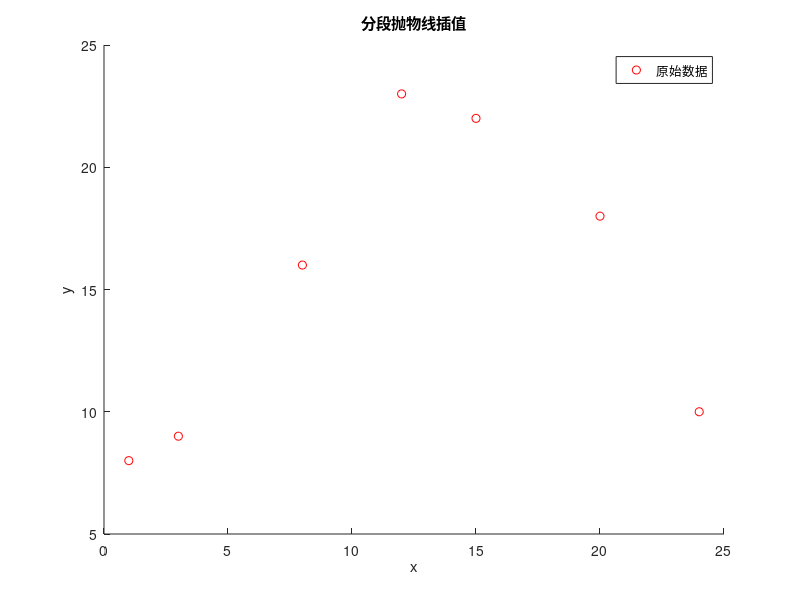

MATLAB code to generate this figure: (Note: this script raises an error after producing the figure.)
x = [1 3 8 12 15 20 24];
y = [8 9 16 23 22 18 10];

% 绘制原始数据和插值结果
hold on;
for i = 1:length(x)
    plot(x(i),y(i),'ro');
end
xlabel('x');
ylabel('y');
title('分段抛物线插值');
legend('原始数据');
hold off;

% 绘制分段插值的分段
hold on;
xx = linspace(x(1), x(length(x)), 1000000);
for i = 1:length(xx)
    yy(i) = fenduanpaowu(x, y, xx(i));
end
plot(xx,yy,'r--');
hold off;

function y = fenduanpaowu(xi, yi, x)
    if x < xi(2)
        L1 = (x - xi(2)) * (x - xi(3)) / (xi(1) - xi(2)) / (xi(1) - xi(3));
        L2 = (x - xi(1)) * (x - xi(3)) / (xi(2) - xi(1)) / (xi(2) - xi(3));
        L3 = (x - xi(1)) * (x - xi(2)) / (xi(3) - xi(1)) / (xi(3) - xi(2));
        y = L1 * yi(1) + L2 * yi(2) + L3 * yi(3);
    elseif x >= xi(end - 1)
        L1 = (x - xi(end - 1)) * (x - xi(end)) / (xi(end - 2) - xi(end - 1)) / (xi(end - 2) - xi(end));
        L2 = (x - xi(end - 2)) * (x - xi(end)) / (xi(end - 1) - xi(end - 2)) / (xi(end - 1) - xi(end));
        L3 = (x - xi(end - 2)) * (x - xi(end - 1)) / (xi(end) - xi(end - 2)) / (xi(end) - xi(end - 1));
        y = L1 * yi(end - 2) + L2 * yi(end - 1) + L3 * yi(end);
    else
        for k = 3:length(xi)-1
            if x < xi(k)
                if abs(x - xi(k-1)) < abs(x - xi(k))
                    i = k - 1;
                else
                    i = k;
                end
                L1 = (x - xi(i)) * (x - xi(i+1)) / (xi(i-1) - xi(i)) / (xi(i-1) - xi(i+1));
                L2 = (x - xi(i-1)) * (x - xi(i+1)) / (xi(i) - xi(i-1)) / (xi(i) - xi(i+1));
                L3 = (x - xi(i-1)) * (x - xi(i)) / (xi(i+1) - xi(i-1)) / (xi(i+1) - xi(i));
                y = L1 * yi(i-1) + L2 * yi(i) + L3 * yi(i+1);
                return
            end
        end
    end
end